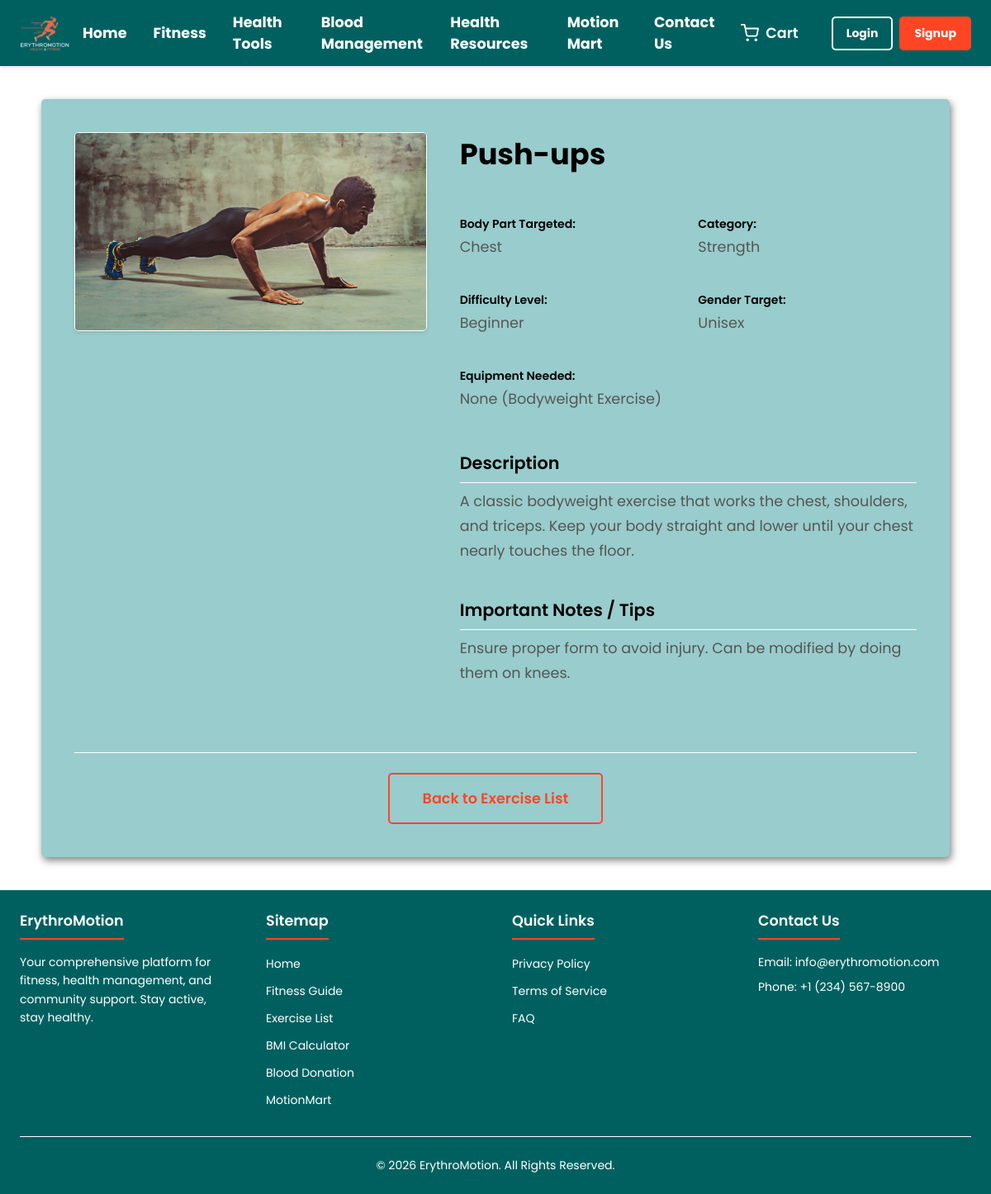
Screenshot of /exercise_details.php?id=1 with the database file from the repository.
### tables this page shows
CREATE TABLE IF NOT EXISTS exercises (
    exercise_id INT AUTO_INCREMENT PRIMARY KEY,
    name VARCHAR(255) NOT NULL,
    description TEXT NULL,
    body_part_targeted VARCHAR(100) NULL,
    category_type VARCHAR(100) NULL,
    difficulty_level ENUM('Beginner', 'Intermediate', 'Advanced') NOT NULL,
    equipment_needed BOOLEAN NOT NULL DEFAULT 0,
    equipment_details VARCHAR(255) NULL,
    image_url VARCHAR(255) NULL,
    video_url VARCHAR(255) NULL,
    gender_target ENUM('Unisex', 'Male', 'Female') DEFAULT 'Unisex',
    notes TEXT NULL,
    is_featured BOOLEAN DEFAULT 0
);

### exercise_details.php (the view, shortened to what this page needs)
<?php
$root_path_prefix = "";
include __DIR__ . '/includes/db_connect.php';
$exercise = null;
$errors = [];
$exercise_id_from_get = filter_input(INPUT_GET, 'id', FILTER_VALIDATE_INT);
if (!$exercise_id_from_get) {
    $errors[] = "No exercise ID specified or invalid ID format.";
} else {
    try {
        $pdo = new PDO("mysql:host=$db_host;dbname=$db_name;charset=utf8mb4", $db_user, $db_pass);
        $pdo->setAttribute(PDO::ATTR_ERRMODE, PDO::ERRMODE_EXCEPTION);
        $pdo->setAttribute(PDO::ATTR_DEFAULT_FETCH_MODE, PDO::FETCH_ASSOC);
        $stmt = $pdo->prepare("SELECT * FROM exercises WHERE exercise_id = :exercise_id");
        $stmt->bindParam(':exercise_id', $exercise_id_from_get, PDO::PARAM_INT);
        $stmt->execute();
        $exercise = $stmt->fetch();
    } catch (PDOException $e) {
        $errors[] = "Database error: Could not retrieve exercise details. " . $e->getMessage();
        $page_title = "Error - ErythroMotion";
    }
}
?>
<!DOCTYPE html>
<html lang="en">
<head>
    <link rel="stylesheet" href="<?php echo $root_path_prefix; ?>css/variables.css">
    <link rel="stylesheet" href="<?php echo $root_path_prefix; ?>css/navbar.css">
    <link rel="stylesheet" href="<?php echo $root_path_prefix; ?>css/footer.css">
    <link rel="stylesheet" href="<?php echo $root_path_prefix; ?>css/exercise_details.css">
</head>
<body>
    <?php include __DIR__ . '/includes/navbar.php';  ?>
    <main>
        <div class="exercise-details-container">
            <?php if (!empty($errors)): ?>
                <div class="message error-message global-message">
                    <?php foreach ($errors as $error): ?>
                        <p><?php echo htmlspecialchars($error); ?></p>
                    <?php endforeach; ?>
                    <p><a href="<?php echo $root_path_prefix; ?>exercise.php">Back to Exercise List</a></p>
                </div>
            <?php elseif ($exercise): ?>
                <div class="exercise-layout">
                    <div class="exercise-media-column">
                        <?php if (!empty($exercise['image_url'])): ?>
                            <img src="<?php echo $root_path_prefix . htmlspecialchars($exercise['image_url']); ?>" alt="<?php echo htmlspecialchars($exercise['name']); ?>" class="exercise-main-image">
                        <?php else: ?>
                            <img src="<?php echo $root_path_prefix; ?>images/exercises/placeholder_large.png" alt="Placeholder Exercise Image" class="exercise-main-image placeholder-image">
                        <?php endif; ?>
                    </div>
                    <div class="exercise-info-column">
                        <h1 class="exercise-main-title"><?php echo htmlspecialchars($exercise['name']); ?></h1>
                        <div class="exercise-info-grid">
                            <div class="info-item">
                                <strong>Body Part Targeted:</strong>
                                <p><?php echo htmlspecialchars($exercise['body_part_targeted'] ?? 'N/A'); ?></p>
                            </div>
                            <div class="info-item">
                                <strong>Category:</strong>
                                <p><?php echo htmlspecialchars($exercise['category_type'] ?? 'N/A'); ?></p>
                            </div>
                            <div class="info-item">
                                <strong>Difficulty Level:</strong>
                                <p><?php echo htmlspecialchars($exercise['difficulty_level']); ?></p>
                            </div>
                            <div class="info-item">
                                <strong>Gender Target:</strong>
                                <p><?php echo htmlspecialchars($exercise['gender_target']); ?></p>
                            </div>
                            <div class="info-item full-width-info">
                                <strong>Equipment Needed:</strong>
                                <p>
                                    <?php
                                    if ($exercise['equipment_needed']) {
                                        echo htmlspecialchars($exercise['equipment_details'] ?: 'Specific equipment required.');
                                    } else {
                                        echo 'None (Bodyweight Exercise)';
                                    }
                                    ?>
                                </p>
                            </div>
                        </div>
                        <div class="exercise-details-section exercise-description-section">
                            <h2>Description</h2>
                            <p><?php echo nl2br(htmlspecialchars($exercise['description'] ?? 'No description available.')); ?></p>
                        </div>
                        <?php if (!empty($exercise['notes'])): ?>
                        <div class="exercise-details-section exercise-notes-section">
                            <h2>Important Notes / Tips</h2>
                            <p><?php echo nl2br(htmlspecialchars($exercise['notes'])); ?></p>
                        </div>
                        <?php endif; ?>
                    </div>
                </div>
                <div class="exercise-page-actions">
                    <a href="<?php echo $root_path_prefix; ?>exercise.php" class="button-secondary">Back to Exercise List</a>
                </div>
            <?php else: ?>
                 <p>The exercise you are looking for could not be found.</p>
                 <p><a href="<?php echo $root_path_prefix; ?>exercise.php">Back to Exercise List</a></p>
            <?php endif; ?>
        </div>
    </main>
    <?php include __DIR__ . '/includes/footer.php';  ?>
</body>
</html>

### css/variables.css (style rules this page uses)
:root { --primary-color: #ff4524; --primary-color-darker: #c9361c; --secondary-color: #80ccff; --success-color: #00a000; --error-color: red; --text-color-primary: #000000; --white-text-color: white; --text-color-secondary: #555555; --white: white; --black: black; --background-color: #006060; --background-color-light: #99cccc; --border-color: #ffffff; --font-family-primary: 'Poppins', 'Roboto', 'Segoe UI', Arial, sans-serif; --font-size-base: 16px; --font-size-small: 0.875rem; --font-size-medium: 1.1rem; --font-size-large: 1.7rem; --spacing-unit: 0.5rem; --spacing-xs: var(--spacing-unit); --spacing-sm: calc(var(--spacing-unit) * 2); --spacing-md: calc(var(--spacing-unit) * 3); --spacing-lg: calc(var(--spacing-unit) * 5); --navbar-height: 5rem; --border-radius: 5px; --transition-speed: 0.3s; --box-shadow: 2px 4px 10px rgba(0, 0, 0, 0.5); }

### css/navbar.css (style rules this page uses)
*, *::before, *::after { box-sizing: border-box; margin: 0; padding: 0; }
body { padding-top: var(--navbar-height); font-family: var(--font-family-primary); background-color: var(--white); }

### css/exercise_details.css (style rules this page uses)
.exercise-details-container { max-width: 1100px; margin: 0 auto; background-color: var(--background-color-light); padding: var(--spacing-lg); border-radius: var(--border-radius); box-shadow: var(--box-shadow); }
.exercise-layout { display: flex; flex-wrap: wrap; gap: var(--spacing-lg); margin-bottom: var(--spacing-lg); }
.exercise-media-column { flex: 1 1 400px; min-width: 300px; display: flex; flex-direction: column; align-items: center; }
.exercise-info-column { flex: 2 1 500px; color: var(--text-color-primary); }
.exercise-main-title { font-size: 2.2rem; font-weight: 700; color: var(--text-color-primary); margin-bottom: var(--spacing-md); text-align: left; }
.exercise-main-image { width: 100%; max-width: 500px; height: auto; max-height: 400px; object-fit: cover; border-radius: var(--border-radius); border: 1px solid var(--border-color); box-shadow: 0 2px 4px rgba(0, 0, 0, 0.1); margin-bottom: var(--spacing-md); display: block; }
.exercise-info-grid { display: grid; grid-template-columns: repeat(auto-fit, minmax(220px, 1fr)); gap: var(--spacing-md); margin-bottom: var(--spacing-md); padding: var(--spacing-sm) 0; }
.info-item { padding: var(--spacing-xs) 0; }
.info-item.full-width-info { grid-column: 1 / -1; }
.info-item strong { display: block; font-weight: 600; color: var(--text-color-primary); margin-bottom: 3px; font-size: var(--font-size-small); }
.info-item p { margin: 0; font-size: var(--font-size-medium); color: var(--text-color-secondary); line-height: 1.6; }
.exercise-details-section { margin-bottom: var(--spacing-lg); }
.exercise-details-section h2, .exercise-description-section h2, .exercise-notes-section h2 { font-size: 1.3rem; font-weight: 600; color: var(--text-color-primary); margin-top: 0; margin-bottom: var(--spacing-xs); padding-bottom: var(--spacing-xs); border-bottom: 1px solid var(--border-color); }
.exercise-details-section p, .exercise-description-section p, .exercise-notes-section p { font-size: var(--font-size-medium); line-height: 1.7; color: var(--text-color-secondary); margin-bottom: var(--spacing-sm); }
.exercise-page-actions { text-align: center; margin-top: var(--spacing-lg); padding-top: var(--spacing-md); border-top: 1px solid var(--border-color); }
.button-secondary { display: inline-block; padding: var(--spacing-sm) var(--spacing-lg); font-size: var(--font-size-medium); color: var(--primary-color); background-color: transparent; border: 2px solid var(--primary-color); text-decoration: none; border-radius: var(--border-radius); transition: background-color 0.2s, color 0.2s; font-weight: 600; }

### exercise_details.php (style rules this page uses)
body { display: flex; flex-direction: column; min-height: 100vh; }
main { flex-grow: 1; padding: var(--spacing-lg) var(--spacing-md); background-color: var(--white); }

### rows the page displays
exercises: image_url (picture), name "Push-ups", body_part_targeted "Chest", category_type "Strength", difficulty_level "Beginner", gender_target "Unisex", description "A classic bodyweight exercise that works the chest, shoulders, and triceps. Keep your body straight and lower until your chest nearly touches the floor.", notes "Ensure proper form to avoid injury. Can be modified by doing them on knees."
